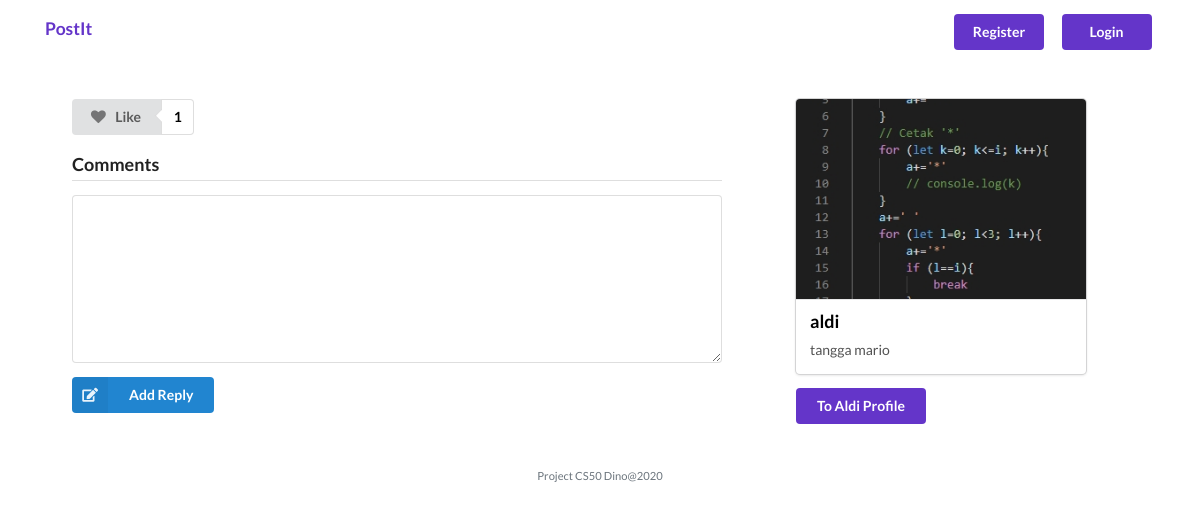
Screenshot of /post/8 with the database file from the repository.
### models/Model.py (models this page shows, shortened)
class Post(db.Model):
    id = db.Column(db.Integer, primary_key=True)
    caption = db.Column(db.String(80),  nullable=False)
    foto = db.Column(db.String(120), nullable=False)
    user_id = db.Column(db.Integer, db.ForeignKey('user.id'),
        nullable=False)
    users = db.relationship('User', backref='user')
    userlikes = db.relationship('User', secondary=likes,
        backref=db.backref('likes', lazy='dynamic'))
    UserComment = db.relationship('Comment')
    created_date = db.Column(db.DateTime,
                                    default=datetime.now,
                                    nullable=True)
    def data(self,a):
        return{
            "id":self.id,
            "caption":self.caption,
            "foto":self.foto,
            "users":self.users.username,
            "totallike":len(self.userlikes)  ,
            "userlikes":checkdata(a,self.userlikes )
        }

class User(db.Model):
    id = db.Column(db.Integer, primary_key=True)
    username = db.Column(db.String(80), nullable=False)
    password = db.Column(db.String(120),  nullable=False)
    posts = db.relationship('Post', backref='post')
    prodlikes = db.relationship('Post', secondary=likes,
        backref=db.backref('likes', lazy='dynamic'))
    UserComment = db.relationship('Comment')

### app/views.py (the view, shortened to what this page needs)
@app.route("/post/<postid>",methods=['GET','POST'])
def postdetail(postid):
    if request.method == "POST":
        if not request.form.get("comment"):
            flash('must have comment','error')
            return redirect(request.url)
        if not session.get("user_id"):
            flash('harus login','error')
            return redirect(request.url)
        print(request.form.get("comment"))
        userid=session.get("user_id")
        print(userid)
        try:
            a = Comment(comments=request.form.get("comment"),user_id=userid,post_id=postid)
            db.session.add(a)
            db.session.commit()
        except IntegrityError:
            print('lewat sini')
            flash('harus contraint','error')
        return redirect(request.url)
    else:
        post=Post.query.filter(Post.id == postid).first()
        result = db.session.execute('select p.username,c.comments,c.created_date from Comment c join user p on p.id =c.user_id where c.post_id=:postid ;',{"postid":postid}).fetchall()
        comments=[]
        print(comments)
        return render_template('postdetail.html',postid=postid,data=post,comments=comments)

### models/Model.py (called while the page is built)
def checkdata(param,data):
    for da in data:
        if da.id == param:
            return True
    return False

### app/templates/postdetail.html (shortened to what this page needs)
{% extends "layout.html" %}
{% block main %}
  <div class="container p-5">
    <div class="row ">
      <div class="col-md-8">
        <div id='likedcontain'>
          {% if data.data(session.user_id)["userlikes"] %}
          <div class="ui animated labeled button" tabindex="0">
            <div class="ui red button" id='tidaksuka' onclick="unlike()">
              <i class="heart icon"></i> Liked
            </div>
            <a class="ui basic red left pointing label">
              {% if data %}
                {{data.data(session.user_id)["totallike"]}}
              {% else %}
                100
              {% endif %}
            </a>
          </div>
          {% else %}
          <div class="ui labeled button" tabindex="0">
            <div class="ui gray button" id='like' onclick="like()">
              <i class="heart icon"></i> Like
            </div>
            <a class="ui basic gray left pointing label">
              {% if data %}
                {{data.data(session.user_id)["totallike"]}}
              {% else %}
                100
              {% endif %}
            </a>
          </div>
          {% endif %}
        </div>
        <div class="ui comments">
            <h3 class="ui dividing header">Comments</h3>
            <form class="ui reply form" action="/post/{{postid}}" method="post">
              <div class="field">
                <textarea name='comment'></textarea>
              </div>
              <button type="submit" class="ui blue labeled submit icon button">
                <i class="icon edit"></i> Add Reply
              </button>
            </form>
          </div>
      </div>
      <div class="col-md-4">
        <div class="ui card">
          <div class="image">
            <img src="{{data.foto}}" style="height: 200px;object-fit: cover;">
          </div>
          <div class="content">
            <a class="header" href="/user/{{data.user_id}}">{{data.data(session.user_id)["users"]}}</a>
            <div class="description">
            {{data.caption}}
            </div>
          </div>
        </div>
        <a class=" ui button violet text-white" style="text-transform: capitalize;" href="/user/{{data.user_id}}">To {{data.data(session.user_id)["users"]}} Profile</a>
      </div>
    </div>
  </div>
{% endblock %}

### app/static/css/style.css (style rules this page uses)
* { padding: 0; margin: 0; }
body { font-family: 'Lato', sans-serif !important; }
main img { max-width: 100%; }
main a { color: black !important; }

### rows the page displays
Post: caption+foto "1", foto (picture), caption+foto "aldi", caption "tangga mario", caption+foto "Aldi"
